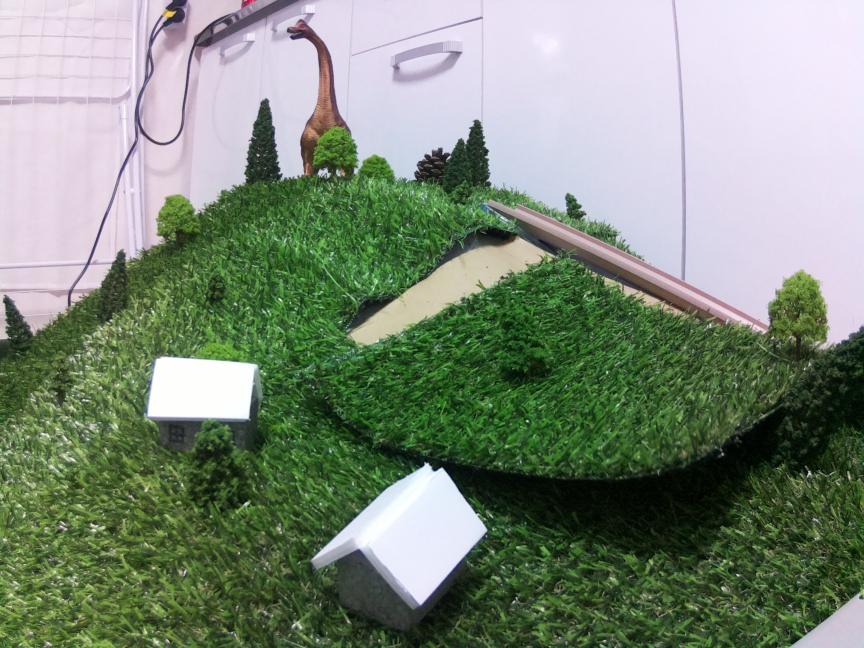
#> input picture test.jpg, 2592 x 1944 px (shown at 1/3 size)
$ python -i crack_detector.py   (imports and definitions only)
#> lines starting #> are read from the running program, lines starting #| are printed output that depends on the picture
#> further down, picture is the input picture: shape (1944, 2592, 3); mean B, G, R 121.2, 138.7, 125.9
# crack_detector.py — runs on Raspberry Pi
import cv2
import numpy as np
import time
import json
from datetime import datetime
from pathlib import Path
from alerts import update_supabase_crack

# ── Config ──────────────────────────────────────────────────────────────────
CAMERA_INDEX    = 0
CAPTURE_INTERVAL = 30        # seconds between captures
OUTPUT_DIR      = Path("crack_detections")
CRACK_THRESHOLD = 0.15       # % of frame area; tune for your soil conditions

# Crack classifier: aspect ratio (long & thin = crack, not a pebble)
MIN_ASPECT_RATIO = 3.0       # contour bounding box: width/height or height/width
MIN_CONTOUR_AREA = 200       # pixels² — filters noise

# [1 line not run here, left out]

# ── Detection pipeline ───────────────────────────────────────────────────────
def preprocess(frame):
    gray    = cv2.cvtColor(frame, cv2.COLOR_BGR2GRAY)
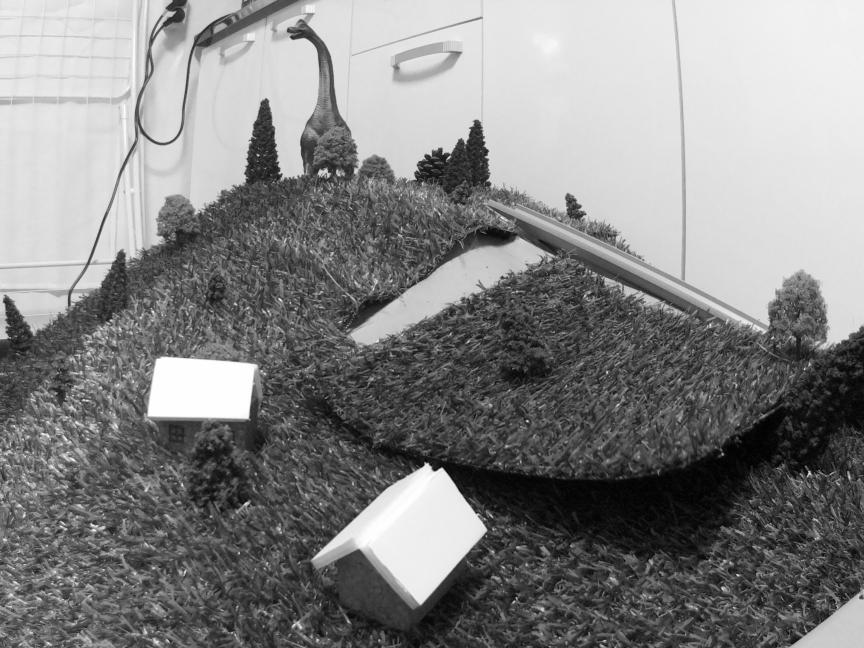
#> gray: shape (1944, 2592) (shown at 1/3 size); min 0, max 255, mean 132.9
    blurred = cv2.GaussianBlur(gray, (5, 5), 0)
    # CLAHE: boosts local contrast so cracks in uneven lighting still pop
    clahe   = cv2.createCLAHE(clipLimit=2.0, tileGridSize=(8, 8))
    enhanced = clahe.apply(blurred)
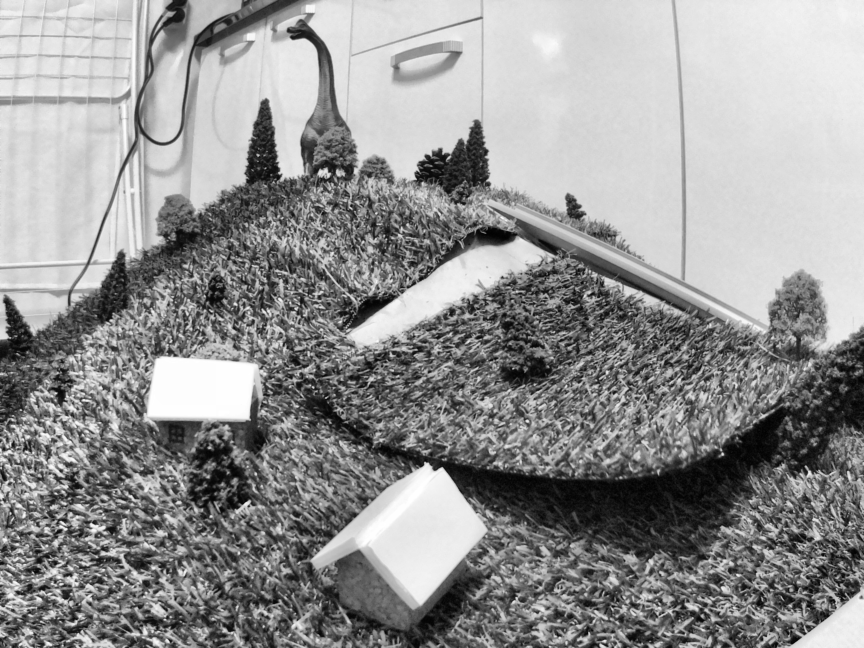
#> enhanced: shape (1944, 2592) (shown at 1/3 size); min 1, max 255, mean 147
    return enhanced

# [79 lines left out: functions detect_cracks, classify_severity, run, not called in this run]

# [2 lines not run here, left out]

>>> import cv2
>>> picture = cv2.imread('test.jpg')
>>> result = preprocess(picture)
